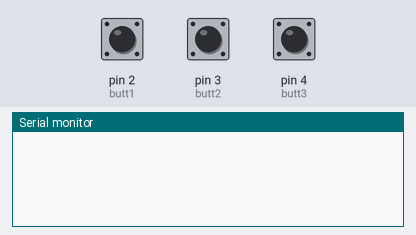
Bench run of a sketch on a simulated Arduino Uno, built with avr-gcc and run on an emulated ATmega328P. Shown: the last lines printed to the serial monitor. The test bench sets the inputs (shaded band); at power-on: pin 2 (butt1) HIGH, pin 3 (butt2) HIGH, pin 4 (butt3) HIGH.

Above: at 1.2 s.
1.3 s: pin 2 (butt1) pulled LOW for 0.15 s
At 2.1 s:
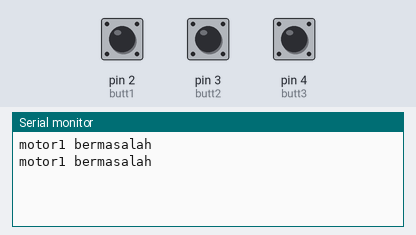
2.9 s: pin 3 (butt2) pulled LOW for 0.15 s
At 3.4 s:
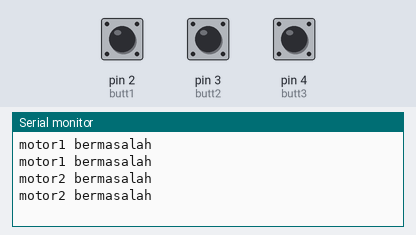
4.5 s: pin 4 (butt3) pulled LOW for 0.15 s
At 5.8 s:
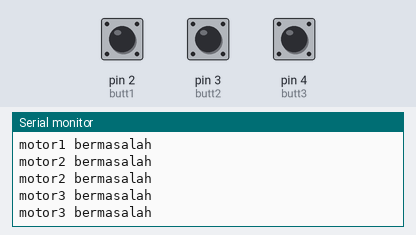
Timing chart, 0 to 7.5 s (numbered marks = the images above; inputs shaded):
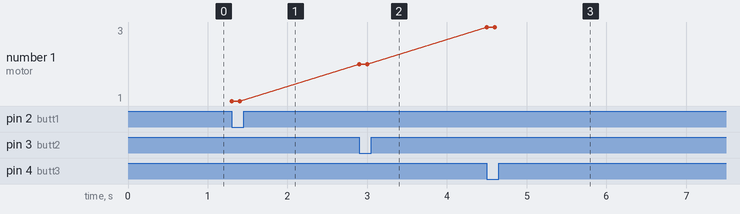

The sketch:

ArduPysMotorFault.ino
```cpp
int butt1 = 2;
int butt2 = 3;
int butt3 = 4;
int state1;
int state2;
int state3;
void setup() {
Serial.begin(9600);
pinMode(butt1,INPUT_PULLUP);
pinMode(butt2,INPUT_PULLUP);
pinMode(butt3,INPUT_PULLUP);
}
void loop() {
state1 = digitalRead(butt1);
state2 = digitalRead(butt2);
state3 = digitalRead(butt3);
if (state1 == LOW){
  Serial.println("motor1 bermasalah");
}
if (state2 == LOW){
  Serial.println("motor2 bermasalah");
}
if (state3 == LOW){
  Serial.println("motor3 bermasalah");
}
delay(100);
}
```

LogTxt.cpp
```cpp
#include<stdio.h>
#include<stdlib.h>

int main()
{
    float I,nM,Imean,Tres;

    Tres = 1.48;

    printf("menghitung arus rata-rata per panel\n");

    printf("masukkan nilai Arus Terukur : ");
    scanf("%f",&I);

    printf("masukkan jumlah motor per kolam : ");
    scanf("%f",&nM);

    if(nM == 0){
        printf("jumlah motor tidak boleh nol");
        return 1;
    }

    Imean = I/nM;

    printf("nilai arus rata-rata adalah : %.2f ampere\n",Imean);

    if(Imean < Tres)
        printf("motor anda aman\n");
    else
        printf("motor anda berpotensi terbakar\n");
    FILE *fp;
    // choose your preferences csv or txt
    // fp = fopen("monitoring.csv","a");

    // fprintf(fp,"%.2f,%.0f,%.2f\n", I,nM,Imean);

    fp = fopen("monitoring.txt","a");

    fprintf(fp,"%.2f/%.0f/%.2f\n",
            I,nM,Imean);

    fclose(fp);

    printf("Data tersimpan\n");


    return 0;
}
```

Measured:
- after the input at 1.3 s, the serial monitor: prints a new line at once (image 1)
- after the input at 2.9 s, the serial monitor: prints a new line at once (image 2)
- after the input at 4.5 s, the serial monitor: prints a new line at once (image 3)
- plotted number 1: 1 → 2 after the input at 2.9 s, 2 → 3 after the input at 4.5 s
